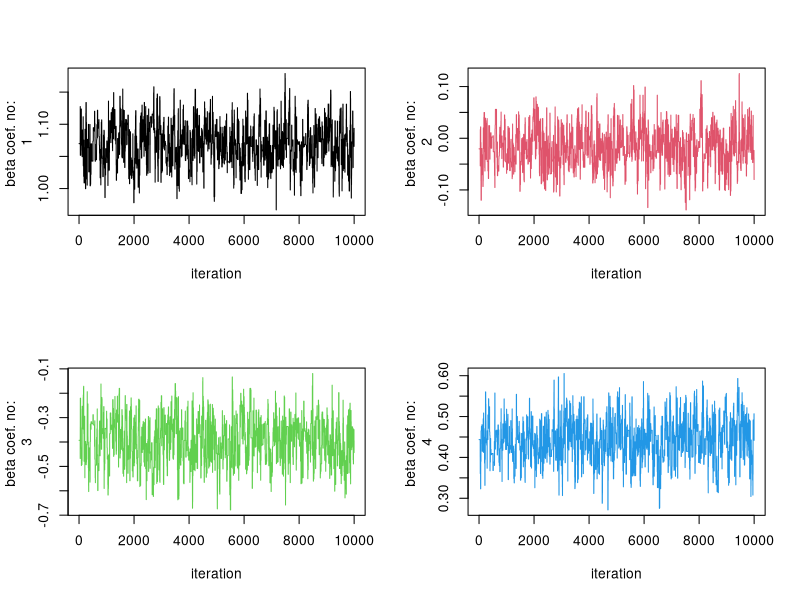
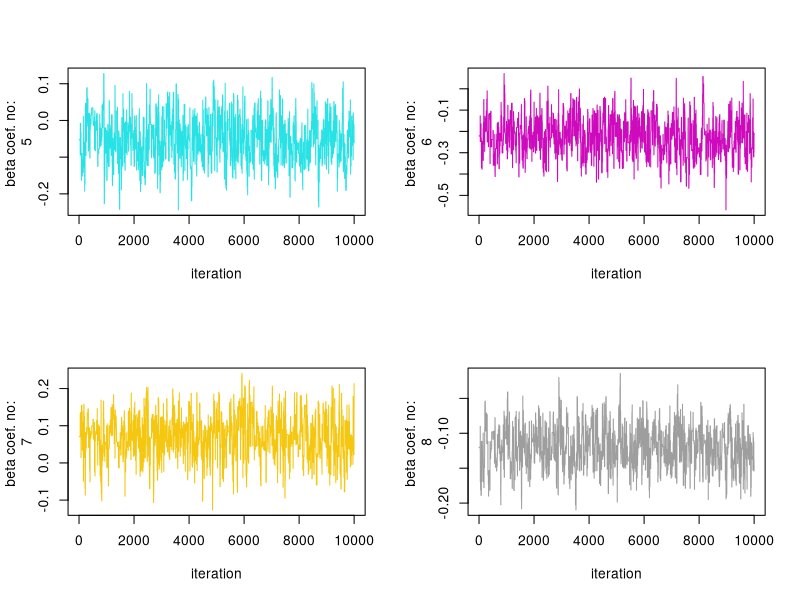
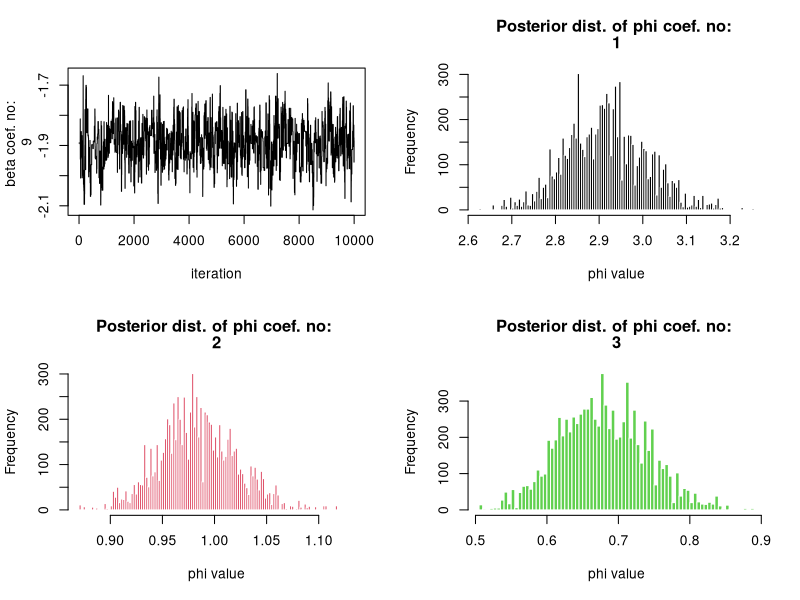
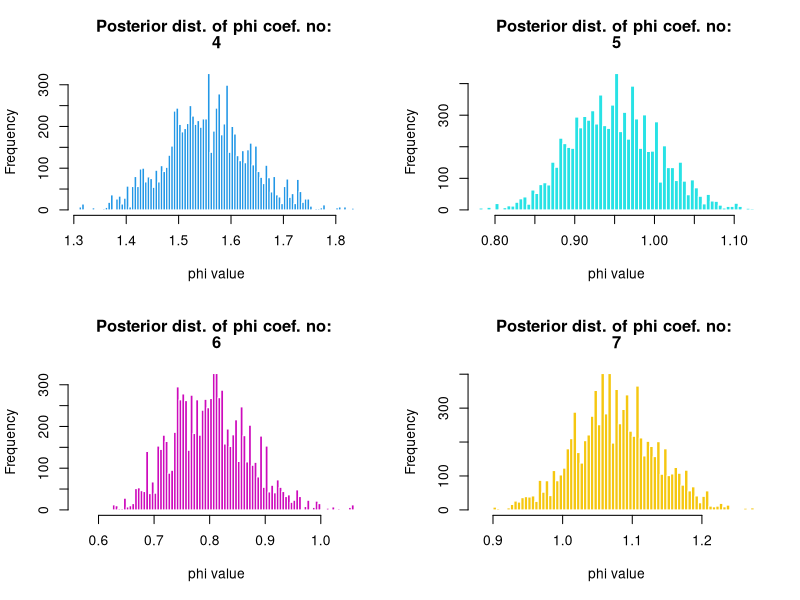
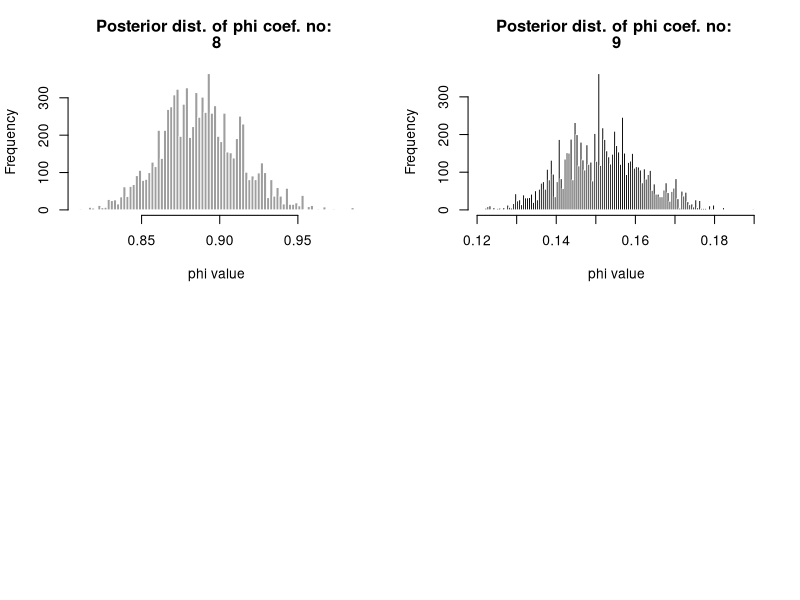
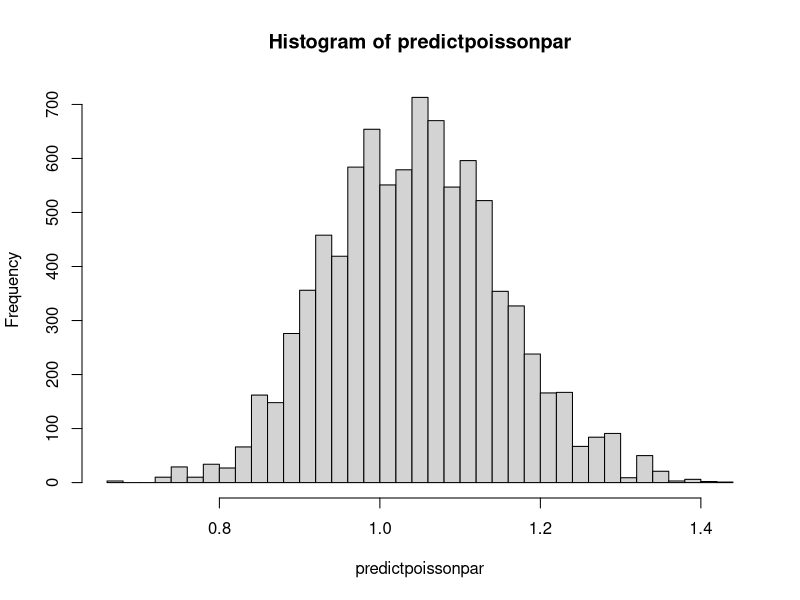

Source code (R) for these figures, in order:
## ---- chunk 1
library(stats)
library(mvtnorm)
library(coda)
ebaydata <- read.table("eBayNumberOfBidderData.dat", header = TRUE)
#head(ebaydata)
ebaydata <- ebaydata[,-2]
glmresult <- glm(nBids ~.-1 ,  family = "poisson", ebaydata)
#summary(glmresult)

#It looks like VerifyID, Sealed, MajBlem, LogBook and MinBidShare
#are significant predictors in this model.


paste("The maximum liklihood estimator of beta coefficients:")
glmresult$coefficients
## ---- chunk 2
X <- cbind(rep(1, nrow(ebaydata)),ebaydata[,-1])
LogPostPoisson <- function(betaVect,y,X){
  X <- as.matrix(X)
  nPara <- length(betaVect)
  linPred <- X%*% betaVect
  Loglik <- sum( y * linPred  - exp(linPred))
  Logprior <- dmvnorm(t(betaVect), rep(0,9), 
                      sigma = 100 * solve( t(X)%*%X ), log=TRUE)
  return(Loglik + Logprior)
}

initVal <- rep(0,9)
OptimResults<-optim(initVal,LogPostPoisson,gr=NULL,
                    y = ebaydata$nBids,X = X,method=c("BFGS"),
                    control=list(fnscale=-1),hessian=TRUE)
Jay <- -OptimResults$hessian
betatilde <- OptimResults$par
posteriordraw <- rmvnorm(1, mean = betatilde, sigma = solve(Jay))
paste("The posterior mode beta coefficients: ")
betatilde
paste("The hessian at the posterior mode: ")
OptimResults$hessian
paste("A posterior draw of beta: ")
posteriordraw
## ---- chunk 3
#Metropolis-Hastings Algorithm for any logpostfunc
outerfunc <- function(propdensity,c,innerfunc,...){
  nIter <-10000
  startmeanvector <- as.vector(propdensity[[1]])
  sigma <- as.matrix(propdensity[[2]])
  draws <- matrix(0,nrow = nIter,ncol = length(startmeanvector))
  draws[1,] <- startmeanvector
  for(i in 2:nIter){
    proposaldraw <- rmvnorm(1, mean = draws[i-1,],sigma = sigma)
    unifdraw <- runif(1)
    alpha <- min(1,exp(innerfunc(t(proposaldraw),...) - innerfunc(draws[i-1,],...)))
    
    if(unifdraw < alpha){
      draws[i,] <- proposaldraw
    }else{
      draws[i,] <- draws[i-1,]
    }
  }
  
  return(draws)
}

prior <- list(betatilde, solve(Jay)) 
c <- 2.4/sqrt(8)

mhresult <- outerfunc(prior,c,LogPostPoisson,
                      y = ebaydata$nBids , X = X)

paste("last iteration of M-H algorithm: ")
mhresult[dim(mhresult)[1],]
## ---- chunk 4
par(mfrow = c(2,2))
for(i in 1:dim(mhresult)[2]){
  plot(mhresult[,i],type="l",col=i,
       ylab = c("beta coef. no: ",i),xlab = "iteration")
}
effsizes <- effectiveSize(as.mcmc(mhresult))
paste("Effective sizes of the MCMC chains, 10000 iterations: ")
effsizes
burnins <- mhresult[1:1000,]
withoutburnins <- mhresult[1001:dim(mhresult)[1],]
phis <- exp(withoutburnins)
for(i in 1:dim(mhresult)[2]){
  hist(phis[,i], breaks = 100,col=i, main = c("Posterior dist. of phi coef. no: ",i),
       xlab = "phi value",border = "white")
}
## ---- chunk 5
newX <- c(1, 1, 1, 1, 0, 0, 0, 1, 0.5)

predictresult <- withoutburnins %*%as.matrix(newX)
predictpoissonpar <- exp(predictresult)
par(mfrow = c(1,1))
hist(predictpoissonpar,breaks = 50)
#predictprob <- ppois(0.5,lambda = predictpoissonpar)
predictprob <- rpois(10000,lambda = predictpoissonpar)
finalres <- mean(predictprob)
#paste("Mean probability for no bids on the new auction:",signif(finalres,3))
paste("Mean probability for no bids on the new auction:",sum(predictprob == 0)/10000)
